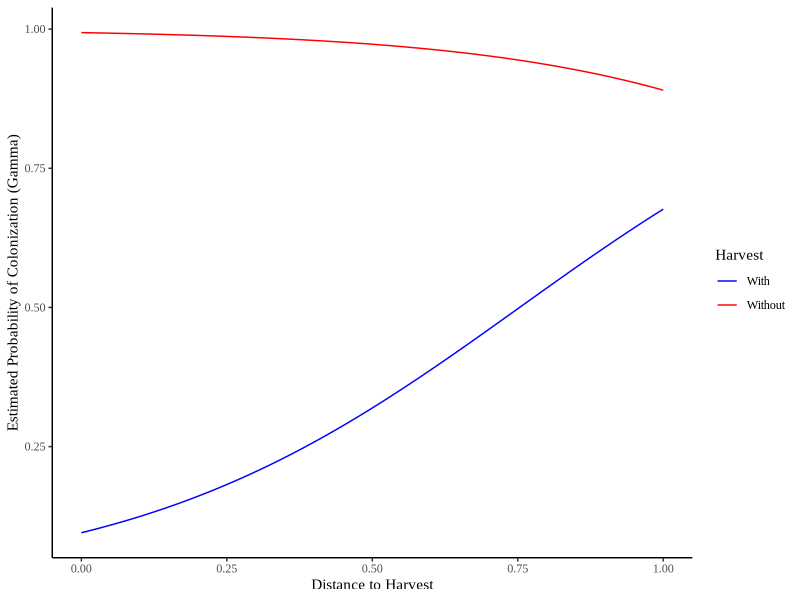
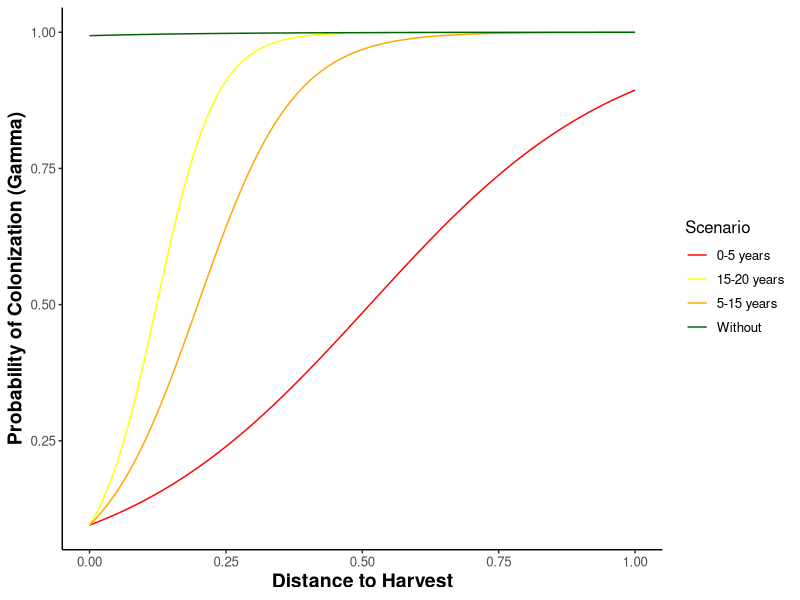
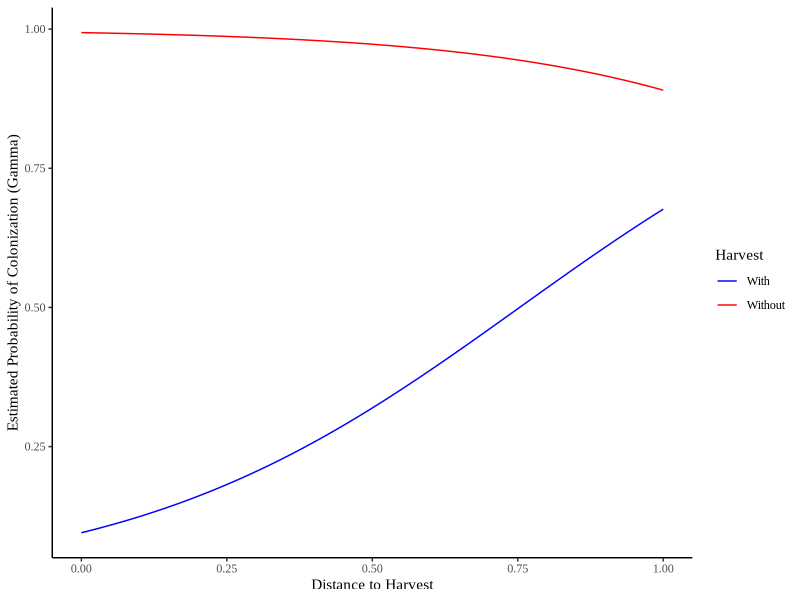
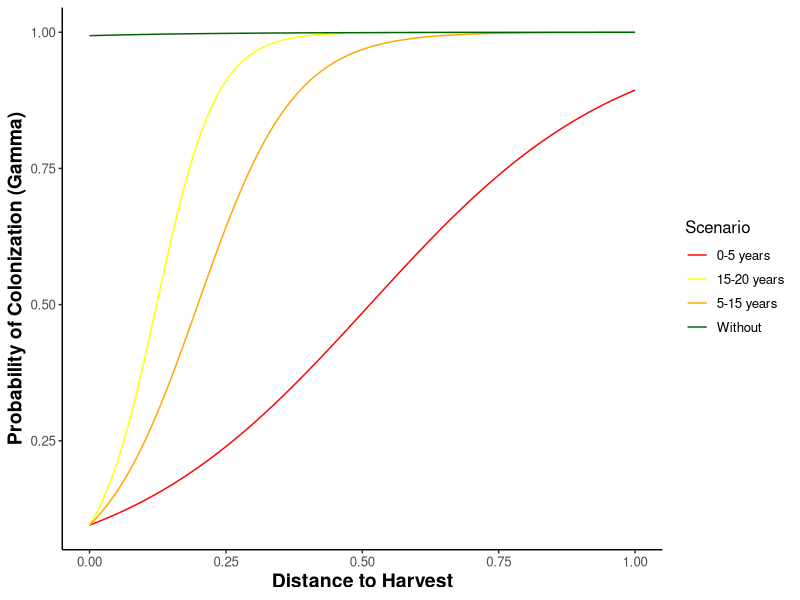

The R script that drew these images, in order: (Note: this script raises an error after producing the figures.)
# HARVEST INTERACTION  

library(ggplot2)

# Example model coefficients from your output
intercept_with_harvest <- -2.251  #out_cov_harv2$mean$beta.gamma[1,1]
slope_distance_with_harvest <- 2.061  # beta.gamma[2,1]
slope_interaction_with_harvest <- 0.928  # beta.gamma[4,1]

intercept_no_harvest <- 5.062  # beta.gamma[1,2]
slope_distance_no_harvest <- 4.409  # beta.gamma[2,2]
slope_interaction_no_harvest <- -7.377  # beta.gamma[4,2]

# Define a range for harvest age and distance to harvest
distance_to_harvest <- seq(0, 1, length.out = 100)

# Function to calculate the inverse logit (probability)
inv.logit <- function(logit) {
  return(1 / (1 + exp(-logit)))
}

# Create a data frame for plotting
plot_data <- expand.grid(DistanceToHarvest = distance_to_harvest, Harvest = c("With", "Without"))
plot_data$Gamma <- with(plot_data, ifelse(Harvest == "With",
                                          inv.logit(intercept_with_harvest + slope_distance_with_harvest * DistanceToHarvest + slope_interaction_with_harvest * DistanceToHarvest),
                                          inv.logit(intercept_no_harvest + slope_distance_no_harvest * DistanceToHarvest + slope_interaction_no_harvest * DistanceToHarvest)))

# Plotting with ggplot2
ggplot(plot_data, aes(x = DistanceToHarvest, y = Gamma, color = Harvest)) +
  geom_line() +
  xlab("Distance to Harvest") +
  ylab("Estimated Probability of Colonization (Gamma)") +
  theme_classic() +
  theme(
    text = element_text(family = "Times New Roman"),
    axis.title = element_text(color = "black")
  ) +
  scale_color_manual(values = c("blue", "red"))  # Adjust colors as needed

# Save the plot
ggsave("HarvestAgeDistanceInteractionPlot.png", width = 10, height = 6)




# try showing without harvets slope vs harvest slop with age at 3 different values 

# Coefficients from your model output for 'with harvest' scenario
intercept_with_harvest <- -2.251  # Placeholder, use out_cov_harv2$beta.gamma[1,1] from your model output
slope_distance_with_harvest <- 2.061  # beta.gamma[2,1]
slope_interaction_with_harvest <- 0.928  # beta.gamma[4,1]

# Coefficients from your model output for 'no harvest' scenario
intercept_no_harvest <- 5.062  # beta.gamma[1,2]
slope_distance_no_harvest <- 4.409  # beta.gamma[2,2]

# Define a range for distance to harvest
distance_to_harvest <- seq(0, 1, length.out = 100)

# Define the age categories for 'with harvest' scenario
age_categories <- c("0-5 years", "5-15 years", "15-20 years")
age_values <- c(2.5, 10, 17.5)  # Midpoints of the age categories

# Function to calculate the inverse logit (probability)
inv.logit <- function(logit) {
  return(1 / (1 + exp(-logit)))
}

# Create a data frame for plotting for 'with harvest'
plot_data_with_harvest <- expand.grid(Age = age_values, DistanceToHarvest = distance_to_harvest, Harvest = "With")
plot_data_with_harvest$Gamma <- with(plot_data_with_harvest, inv.logit(intercept_with_harvest + slope_distance_with_harvest * DistanceToHarvest + slope_interaction_with_harvest * Age * DistanceToHarvest))

# Create a data frame for plotting for 'no harvest'
plot_data_no_harvest <- expand.grid(Age = NA, DistanceToHarvest = distance_to_harvest, Harvest = "Without")
plot_data_no_harvest$Gamma <- with(plot_data_no_harvest, inv.logit(intercept_no_harvest + slope_distance_no_harvest * DistanceToHarvest))

# Ensure 'Age' column is a factor with correct levels
plot_data_with_harvest$Age <- factor(plot_data_with_harvest$Age, levels = c(2.5, 10, 17.5))
plot_data_no_harvest$Age <- factor(NA, levels = c(2.5, 10, 17.5))  # Set to NA for no harvest
plot_data_no_harvest$Harvest <- 'Without'

# Combine the two datasets
plot_data <- rbind(plot_data_with_harvest, plot_data_no_harvest)

# Set correct labels for 'Age' column
plot_data$AgeLabel <- ifelse(is.na(plot_data$Age), "Without", 
                             ifelse(plot_data$Age == 2.5, "0-5 years",
                                    ifelse(plot_data$Age == 10, "5-15 years", "15-20 years")))

# Plotting with ggplot2
gg <- ggplot(plot_data, aes(x = DistanceToHarvest, y = Gamma, color = AgeLabel)) +
  geom_line() +
  scale_color_manual(values = c("Without" = "darkgreen", "0-5 years" = "red", "5-15 years" = "orange", "15-20 years" = "yellow")) +
  xlab("Distance to Harvest") +
  ylab("Probability of Colonization (Gamma)") +
  theme_classic() +
  theme(
    text = element_text(size = 12),
    axis.title = element_text(size = 14, face = "bold")
  ) +
  guides(color = guide_legend(title = "Scenario"))

# Print the plot
print(gg)

# Save the plot
ggsave("HarvestAgeDistanceInteractionPlot.png", plot = gg, width = 8, height = 5, dpi = 300)


library(ggplot2)

# Coefficients from your model output for 'with harvest' scenario
intercept_with_harvest <- -2.251
slope_distance_with_harvest <- 2.061
slope_interaction_with_harvest <- 0.928

# Coefficients from your model output for 'no harvest' scenario
intercept_no_harvest <- 5.062
slope_distance_no_harvest <- 4.409

# Define a range for distance to harvest
distance_to_harvest <- seq(0, 1, length.out = 100)

# Define the age values for 'with harvest' scenario
age_values <- c(2.5, 10, 17.5)  # Midpoints of the age categories

# Function to calculate the inverse logit (probability)
inv.logit <- function(logit) {
  return(1 / (1 + exp(-logit)))
}

# Create a data frame for plotting for 'with harvest'
plot_data_with_harvest <- expand.grid(Age = age_values, DistanceToHarvest = distance_to_harvest)
plot_data_with_harvest$Gamma <- with(plot_data_with_harvest, inv.logit(intercept_with_harvest + slope_distance_with_harvest * DistanceToHarvest + slope_interaction_with_harvest * Age * DistanceToHarvest))

# Add a Scenario column to identify the age group
plot_data_with_harvest$Scenario <- rep(c("0-5 years", "5-15 years", "15-20 years"), each = length(distance_to_harvest))

# Create a data frame for plotting for 'no harvest'
plot_data_no_harvest <- data.frame(DistanceToHarvest = distance_to_harvest, Gamma = inv.logit(intercept_no_harvest + slope_distance_no_harvest * distance_to_harvest), Scenario = "Without")

# Combine the two datasets
plot_data <- rbind(plot_data_with_harvest, plot_data_no_harvest)

# Plotting with ggplot2
gg <- ggplot(plot_data, aes(x = DistanceToHarvest, y = Gamma, color = Scenario, group = Scenario)) +
  geom_line() +
  scale_color_manual(values = c("0-5 years" = "red", "5-15 years" = "orange", "15-20 years" = "yellow", "Without" = "darkgreen")) +
  xlab("Distance to Harvest") +
  ylab("Probability of Colonization (Gamma)") +
  theme_classic() +
  theme(
    text = element_text(size = 12),
    axis.title = element_text(size = 14, face = "bold")
  ) +
  guides(color = guide_legend(title = "Scenario"))

# Print the plot
print(gg)

# Save the plot
ggsave("HarvestAgeDistanceInteractionPlot.png", plot = gg, width = 8, height = 5, dpi = 300)

